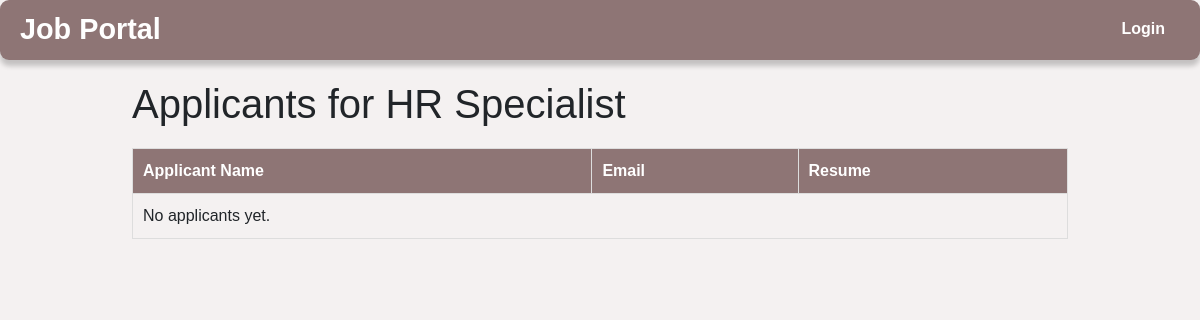
Before: /job/9/applicants/ with the older database file.
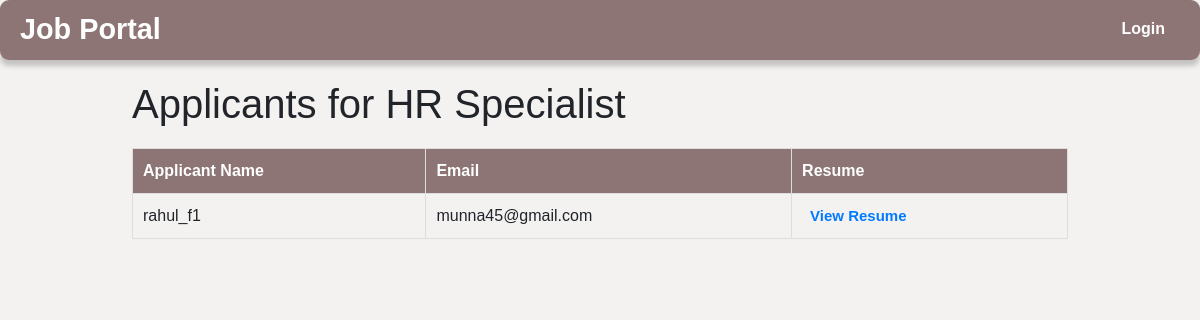
After: the same page with the newer database file.
### job_app/models.py (models this page shows, shortened)
class Job(models.Model):
    title = models.CharField(max_length=100)
    industry = models.CharField(max_length=100)
    job_type = models.CharField(max_length=50)
    location = models.CharField(max_length=100)
    salary = models.DecimalField(max_digits=10, decimal_places=2)
    requirements = models.TextField()
    ideal_candidate = models.TextField(default='N/A')
    availability = models.BooleanField(default=True)
    created_at = models.DateTimeField(auto_now_add=True)
    user = models.ForeignKey(settings.AUTH_USER_MODEL, on_delete=models.CASCADE, null=True)
    applicants = models.ManyToManyField('Applicant.Applicant', related_name='applied_jobs', blank=True)

### Applicant/models.py (models this page shows, shortened)
class Application(models.Model):
    job = models.ForeignKey(Job, on_delete=models.CASCADE)
    applicant = models.ForeignKey(Applicant, on_delete=models.CASCADE)
    applied_at = models.DateTimeField(auto_now_add=True)

class Applicant(models.Model):
    name = models.CharField(max_length=100,null=True, blank=True)
    user = models.OneToOneField(User, on_delete=models.CASCADE, null=True, blank=True)
    username = models.CharField(max_length=150, unique=True)
    email = models.EmailField()
    password = models.CharField(max_length=128, null=True, blank=True)

### job_app/views.py (the view)
# urls.py: path('job/<int:job_id>/applicants/', job_applicants, name='job_applicants'),
def job_applicants(request, job_id):
    job = get_object_or_404(Job, id=job_id)
    applicants = Application.objects.filter(job=job).select_related('applicant')
    return render(request, 'job_applicants.html', {'job': job, 'applicants': applicants})

### job_app/templates/job_applicants.html (shortened to what this page needs)
{% extends "header_main.html" %}
{% block body %}
<div class="container">
<h1>Applicants for {{ job.title }}</h1>
<table>
    <thead>
        <tr>
            <th>Applicant Name</th>
            <th>Email</th>
            <th>Resume</th>
        </tr>
    </thead>
    <tbody>
        {% for application in applicants %}
            <tr>
                <td>{{ application.applicant.username }}</td>
                <td>{{ application.applicant.email }}</td>
                <td>
                    <a href="{{ applicant.resume_set.first.resume_file.url }}">View Resume</a>
                </td>
            </tr>
        {% empty %}
            <tr>
                <td colspan="3">No applicants yet.</td>
            </tr>
        {% endfor %}
    </tbody>
</table>
</div>
{% endblock %}

### job_app/templates/header_main.html (shortened to what this page needs)
<!DOCTYPE html>
<html lang="en">
<head>
    <link rel="stylesheet" href="https://cdnjs.cloudflare.com/ajax/libs/font-awesome/6.0.0-beta3/css/all.min.css">
    <link href="https://cdn.jsdelivr.net/npm/bootstrap@5.3.0-alpha1/dist/css/bootstrap.min.css" rel="stylesheet">
</head>
<body>
<header>
    <div class="logo"><a href="{% url 'home' %}">Job Portal</a></div>
    <ul>
       {% if applicant_username %}
    <li><a id="aboutus" href="#about">About Us</a></li>
    <li><a id="product" href="{% url 'resume' %}">Resume/CV</a></li>
    <li class="user-info" id="user-info" onclick="toggleLogout()">
        Applicant: {{ applicant_username }} <i class="fas fa-sign-out-alt logout-icon"></i>
    </li>
    <li id="logout" style="display: none; color: black">
        <a id="login" href="{% url 'logout' %}">Logout</a>
    </li>
{% else %}
    <li><a id="login" href="{% url 'login' %}">Login</a></li>
{% endif %}
    </ul>
</header>
{% block body %}{% endblock %}
</body>
</html>

### job_app/templates/header_main.html (style rules this page uses)
* { margin: 0; padding: 0; box-sizing: border-box; }
body { font-family: Arial, sans-serif; background-color: #f8f9fa; padding-top: 60px; }
header { position: fixed; top: 0; height: 60px; width: 100%; background-color: #8e7575; display: flex; border-radius: 9px; justify-content: space-between; align-items: center; padding: 0 20px; box-shadow: 0 6px 5px rgba(0, 0, 0, 0.2); z-index: 1000; transition: background-color 0.3s; }
header ul { margin-top: 13px; list-style: none; display: flex; align-items: center; }
li { margin: 15px; display: flex; align-items: center; }
a { text-decoration: none; color: white; font-weight: bold; transition: color 0.3s; }
.logo a { font-size: 1.8em; font-weight: bold; }

### job_app/templates/job_applicants.html (style rules this page uses)
body { font-family: Arial, sans-serif; background-color: #f4f1f1; margin: 0; padding: 0; }
.container { width: 80%; margin: 80px auto; }
table { width: 100%; border-collapse: collapse; margin-top: 20px; }
th, td { border: 1px solid #ddd; padding: 10px; text-align: left; }
th { background-color: #8e7575; color: white; }
td a { color: #007BFF; font-size: 15px; padding: 5px 8px; text-decoration: none; border-radius: 3px; }

Changed rows visible on the page:
added Application: applicant.username "rahul_f1", applicant.email "munna45@gmail.com"
Other visible differences:
text no longer shown: "No applicants yet."
